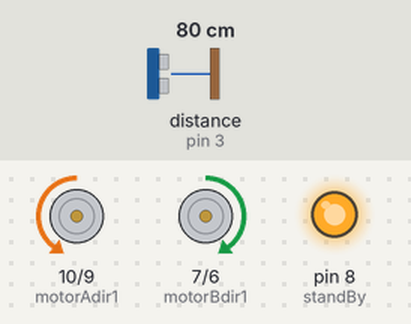
Recording of a sketch running on a simulated Arduino Uno, built with avr-gcc and run on an emulated ATmega328P. Shown: motor-driver pin pairs drawn as motors (green arrow = first pin HIGH = forward, orange = second pin HIGH = backward, longer = more drive, scaled by the enable pin, stopped while the standby pin is LOW), output pins drawn as LEDs (lit = HIGH). The test bench sets the inputs (shaded band); at power-on: distance to the obstacle (sensor on pin 3) 80 cm. The echo pulse lasts 58.3 µs per cm.

Above: at 1.2 s.
1.3 s: distance to the obstacle (sensor on pin 3) set to 11 cm
2.8 s: distance to the obstacle (sensor on pin 3) set to 8 cm
At 3.3 s:
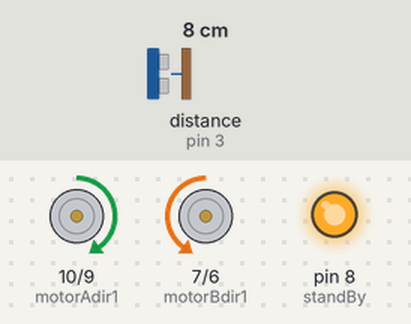
5.8 s: distance to the obstacle (sensor on pin 3) set to 18 cm
At 6.6 s:
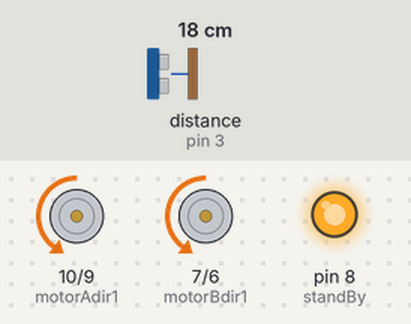
8.3 s: distance to the obstacle (sensor on pin 3) set to 2 cm
At 8.6 s:
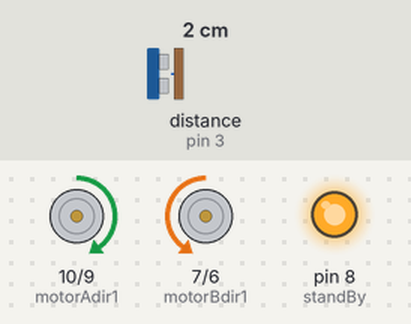
Timing chart, 0 to 12.3 s (numbered marks = the images above; inputs shaded):
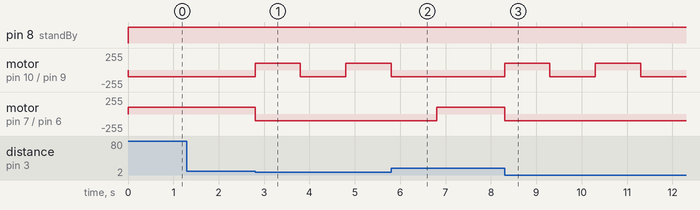

The sketch:

04_avoid_obstacles.ino
```cpp
const int motorASpeed = 11; //pwmA
const int motorBSpeed = 5;  //pwmB

const int motorAdir1 = 10;  //Ain1
const int motorAdir2 = 9;   //Ain2

const int motorBdir1 = 7;   //Bin1
const int motorBdir2 = 6;   //Bin2

const int standBy = 8;      //stby


#include <NewPing.h>

#define TRIGGER_PIN  2  // Arduino pin tied to trigger pin on the ultrasonic sensor.
#define ECHO_PIN     3  // Arduino pin tied to echo pin on the ultrasonic sensor.
#define MAX_DISTANCE 200 // Maximum distance we want to ping for (in centimeters). Maximum sensor distance is rated at 400-500cm.

NewPing sonar(TRIGGER_PIN, ECHO_PIN, MAX_DISTANCE); // NewPing setup of pins and maximum distance.

void setup() {
  // put your setup code here, to run once:
  pinMode(motorASpeed, OUTPUT);
  pinMode(motorBSpeed, OUTPUT);
  pinMode(motorAdir1, OUTPUT);
  pinMode(motorAdir2, OUTPUT);
  pinMode(motorBdir1, OUTPUT);
  pinMode(motorBdir2, OUTPUT);
  pinMode(standBy, OUTPUT);

  Serial.begin(9600);

}

void loop() {
  setRobotSpeed(100);
  moveForward();

  int distanceFromObstacles = sonar.ping_cm();

  if (distanceFromObstacles < 10 ) {
    moveBackward();
    delay(1000);
    turnRight();
    delay(1000);
  }
}

void setRobotSpeed(int speed) {
  analogWrite(motorASpeed, speed);
  analogWrite(motorBSpeed, speed);
}

void moveForward() {
  digitalWrite(standBy, HIGH);
  digitalWrite(motorAdir1, LOW);
  digitalWrite(motorAdir2, HIGH);
  digitalWrite(motorBdir1, HIGH);
  digitalWrite(motorBdir2, LOW);
}

void moveBackward() {
  digitalWrite(standBy, HIGH);
  digitalWrite(motorAdir1, HIGH);
  digitalWrite(motorAdir2, LOW);
  digitalWrite(motorBdir1, LOW);
  digitalWrite(motorBdir2, HIGH);
}

void turnRight() {
  digitalWrite(motorAdir1, LOW);
  digitalWrite(motorAdir2, HIGH);
  digitalWrite(motorBdir1, LOW);
  digitalWrite(motorBdir2, HIGH);
}

void turnLeft() {
  digitalWrite(motorAdir1, HIGH);
  digitalWrite(motorAdir2, LOW);
  digitalWrite(motorBdir1, HIGH);
  digitalWrite(motorBdir2, LOW);
}

void stopRobot() {
  digitalWrite(standBy, LOW);
  digitalWrite(motorAdir1, HIGH);
  digitalWrite(motorAdir2, HIGH);
  digitalWrite(motorBdir1, HIGH);
  digitalWrite(motorBdir2, HIGH);

}
```

Measured:
- the behaviour switches between 10 and 9 cm on distance to the obstacle (sensor on pin 3) (found by bisection; images 0 and 1)
- after the input at 1.3 s, every drawn part: stays the same
- after the input at 2.8 s, motor on pin 10 (motorAdir1) / pin 9 (motorAdir2): backward 100/255 → forward 100/255 at once, → backward 100/255 1.0 s later, → forward 100/255 1.0 s later; motor on pin 7 (motorBdir1) / pin 6 (motorBdir2): forward 100/255 → backward 100/255 at once
- after the input at 5.8 s, motor on pin 10 (motorAdir1) / pin 9 (motorAdir2): goes on until 5.8 s, then stays backward 100/255; motor on pin 7 (motorBdir1) / pin 6 (motorBdir2): backward 100/255 → forward 100/255 after 1.0 s
- after the input at 8.3 s, motor on pin 10 (motorAdir1) / pin 9 (motorAdir2): alternates forward 100/255 for 1.0 s and backward 100/255 for 1.0 s, starting at once; motor on pin 7 (motorBdir1) / pin 6 (motorBdir2): forward 100/255 → backward 100/255 at once
